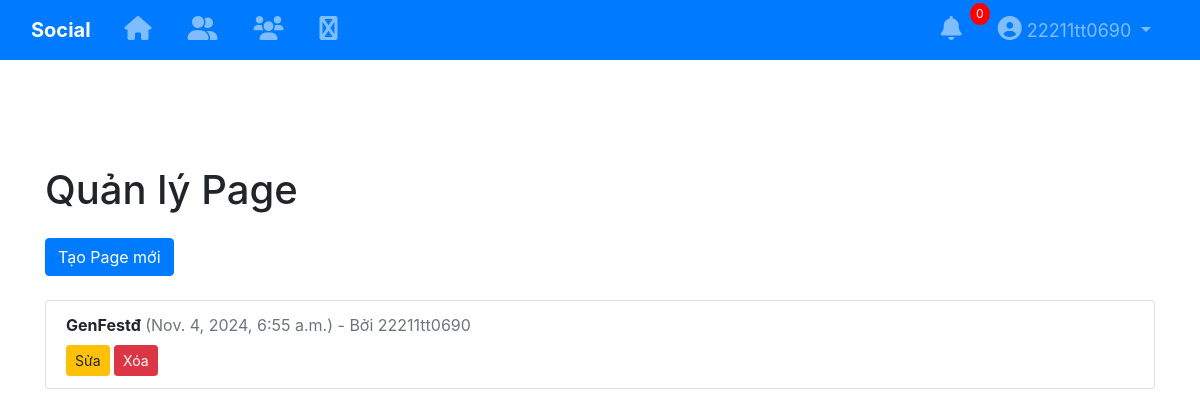
The page /page_manager/ (signed in) on the database its author committed.
### web_social/models.py (models this page shows, shortened)
class Page(models.Model):
    title = models.CharField(max_length=255)
    content_html = models.TextField()
    author = models.ForeignKey(User, on_delete=models.CASCADE, related_name='pages')
    cover_image = models.ImageField(upload_to='pages/covers/', null=True, blank=True)
    avatar_image = models.ImageField(upload_to='pages/avatars/', null=True, blank=True)
    views = models.PositiveIntegerField(default=0)
    created_at = models.DateTimeField(auto_now_add=True)

### web_social/views.py (the view)
# urls.py: path('page_manager/', views.PageListView.as_view(), name='page_list'),
class PageListView(LoginRequiredMixin, ListView):
    model = Page
    template_name = 'page_manager/page_list.html'
    context_object_name = 'pages'

### templates/page_manager/page_list.html (shortened to what this page needs)
{% extends "base.html" %}
{% block content %}
<!DOCTYPE html>
<html lang="vi">
<head>
    <link rel="stylesheet" href="https://stackpath.bootstrapcdn.com/bootstrap/4.5.2/css/bootstrap.min.css">
</head>
<body>
    <div class="container mt-5">
        <div class="row">
            <div class="col">
                <h1 class="mb-4">Quản lý Page</h1>
                <a href="{% url 'page_create' %}" class="btn btn-primary mb-4">Tạo Page mới</a>
                <ul class="list-group">
                    {% for page in pages %}
                        <li class="list-group-item">
                            <strong>{{ page.title }}</strong>
                            <span class="text-muted">({{ page.created_at }}) - Bởi {{ page.author }}</span>
                            <br>
                            <a href="{% url 'page_edit' page.pk %}" class="btn btn-sm btn-warning mt-2">Sửa</a>
                            <a href="{% url 'page_delete' page.pk %}" class="btn btn-sm btn-danger mt-2">Xóa</a>
                        </li>
                    {% empty %}
                        <li class="list-group-item text-muted">Chưa có Page nào</li>
                    {% endfor %}
                </ul>
            </div>
        </div>
    </div>
</body>
</html>
{% endblock %}

### templates/base.html (shortened to what this page needs)
<!DOCTYPE html>
{% load static %}
<html lang="en">
<head>
    <link rel="stylesheet" type="text/css" href="{% static 'css/register.css' %}">
    <link href="https://cdn.jsdelivr.net/npm/bootstrap@5.3.3/dist/css/bootstrap.min.css" rel="stylesheet"
>
    <link rel="stylesheet" href="https://cdnjs.cloudflare.com/ajax/libs/font-awesome/6.0.0-beta3/css/all.min.css">
    <link href="https://cdnjs.cloudflare.com/ajax/libs/summernote/0.8.18/summernote-bs4.min.css" rel="stylesheet">
</head>
<body>
<nav class="navbar navbar-expand-lg navbar-dark bg-primary fixed-top">
    <div class="container-fluid">
        <a class="navbar-brand" href="{% url 'home' %}">Social</a>
        <div class="collapse navbar-collapse" id="navbarNav">
              {% if user.is_authenticated %}
            <ul class="navbar-nav me-auto">
                <li class="nav-item">
                    <a class="nav-link" href="{% url 'home' %}"><i class="fas fa-home"></i></a>
                </li>
                <li class="nav-item">
                    <a class="nav-link" href="{% url 'add_friend' request.user.id %}"><i class="fas fa-user-friends"></i></a>
                </li>
                <li class="nav-item">
                    <a class="nav-link" href="#"><i class="fas fa-users"></i></a>
                </li>
                 <li class="nav-item">
                    <a class="nav-link" href="{% url 'page_list_user' %}"><i class="fas fa-page4"></i></a>
                </li>
            </ul>
            {% endif %}
            <ul class="navbar-nav ms-auto">
                <li class="nav-item icon">
                    <a class="nav-link" href="#"><i class="fas fa-bell"></i></a>
                    <span class="notification-count">0</span>
                </li>
                {% if user.is_authenticated %}
                <li class="nav-item dropdown icon">
                    <a class="nav-link dropdown-toggle" href="#" id="userDropdown" role="button"
                       data-bs-toggle="dropdown" aria-expanded="false"><i class="fas fa-user-circle"></i>
                        {{ user.username }}
                    </a>
                </li>
                {% endif %}
            </ul>
        </div>
    </div>
</nav>
<main class="pt-5">
    {% block content %}
    {% endblock %}
</main>
</body>
</html>

### templates/base.html (style rules this page uses)
body { padding-top: 70px; }
.navbar-brand { font-size: 24px; font-weight: bold; }
.navbar-nav .nav-item .nav-link { font-size: 18px; margin: 0 10px; }
.navbar-nav .nav-item .nav-link i { font-size: 24px; }
.icon { position: relative; }
.notification-count { position: absolute; top: -5px; right: -10px; background-color: red; color: white; border-radius: 50%; padding: 2px 6px; font-size: 12px; }

### rows shown on the page
Page: title "GenFestđ", created_at "Nov. 4, 2024, 6:55 a.m.", author "22211tt0690"

### other values the page prints
{{ user.username }} "22211tt0690"
